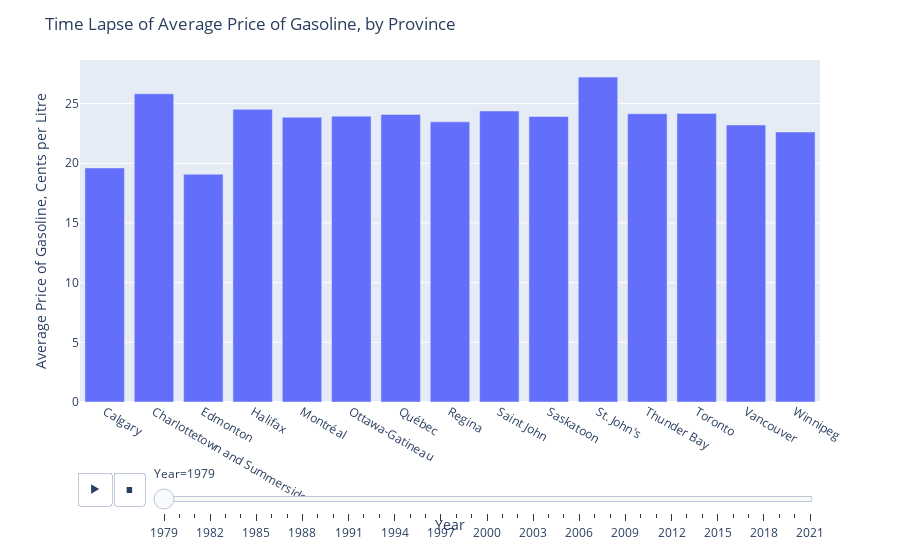

The notebook cell saved with this chart:
### Code cell
fig = px.bar(bycity,  
            x='City', y = "Value", animation_frame="Year")
fig.update_layout(
    title="Time Lapse of Average Price of Gasoline, by Province",
    xaxis_title="Year",
    yaxis_title="Average Price of Gasoline, Cents per Litre")

fig.show()

### Figure 1 — Plotly figure (JSON) as saved in the notebook; plotly's stock layout.template omitted (floating-point values rounded to 4 significant figures)
{"data": [{"alignmentgroup": "True", "hovertemplate": "Year=1979<br>City=%{x}<br>Value=%{y}<extra></extra>", "legendgroup": "", "marker": {"color": "#636efa", "pattern": {"shape": ""}}, "name": "", "offsetgroup": "", "orientation": "v", "showlegend": false, "textposition": "auto", "type": "bar", "x": ["Calgary", "Charlottetown and Summerside", "Edmonton", "Halifax", "Montréal", "Ottawa-Gatineau", "Québec", "Regina", "Saint John", "Saskatoon", "St. John's", "Thunder Bay", "Toronto", "Vancouver", "Winnipeg"], "xaxis": "x", "y": [19.61, 25.82, 19.08, 24.52, 23.86, 23.95, 24.09, 23.47, 24.38, 23.92, 27.22, 24.15, 24.18, 23.21, 22.62], "yaxis": "y"}], "layout": {"autosize": true, "barmode": "relative", "legend": {"tracegroupgap": 0}, "margin": {"t": 60}, "sliders": [{"active": 0, "currentvalue": {"prefix": "Year="}, "len": 0.9, "pad": {"b": 10, "t": 60}, "steps": [{"args": [["1979"], {"frame": {"duration": 0, "redraw": true}, "fromcurrent": true, "mode": "immediate", "transition": {"duration": 0, "easing": "linear"}}], "label": "1979", "method": "animate"}, {"args": [["1980"], {"frame": {"duration": 0, "redraw": true}, "fromcurrent": true, "mode": "immediate", "transition": {"duration": 0, "easing": "linear"}}], "label": "1980", "method": "animate"}, {"args": [["1981"], {"frame": {"duration": 0, "redraw": true}, "fromcurrent": true, "mode": "immediate", "transition": {"duration": 0, "easing": "linear"}}], "label": "1981", "method": "animate"}, {"args": [["1982"], {"frame": {"duration": 0, "redraw": true}, "fromcurrent": true, "mode": "immediate", "transition": {"duration": 0, "easing": "linear"}}], "label": "1982", "method": "animate"}, {"args": [["1983"], {"frame": {"duration": 0, "redraw": true}, "fromcurrent": true, "mode": "immediate", "transition": {"duration": 0, "easing": "linear"}}], "label": "1983", "method": "animate"}, {"args": [["1984"], {"frame": {"duration": 0, "redraw": true}, "fromcurrent": true, "mode": "immediate", "transition": {"duration": 0, "easing": "linear"}}], "label": "1984", "method": "animate"}, {"args": [["1985"], {"frame": {"duration": 0, "redraw": true}, "fromcurrent": true, "mode": "immediate", "transition": {"duration": 0, "easing": "linear"}}], "label": "1985", "method": "animate"}, {"args": [["1986"], {"frame": {"duration": 0, "redraw": true}, "fromcurrent": true, "mode": "immediate", "transition": {"duration": 0, "easing": "linear"}}], "label": "1986", "method": "animate"}, {"args": [["1987"], {"frame": {"duration": 0, "redraw": true}, "fromcurrent": true, "mode": "immediate", "transition": {"duration": 0, "easing": "linear"}}], "label": "1987", "method": "animate"}, {"args": [["1988"], {"frame": {"duration": 0, "redraw": true}, "fromcurrent": true, "mode": "immediate", "transition": {"duration": 0, "easing": "linear"}}], "label": "1988", "method": "animate"}, {"args": [["1989"], {"frame": {"duration": 0, "redraw": true}, "fromcurrent": true, "mode": "immediate", "transition": {"duration": 0, "easing": "linear"}}], "label": "1989", "method": "animate"}, {"args": [["1990"], {"frame": {"duration": 0, "redraw": true}, "fromcurrent": true, "mode": "immediate", "transition": {"duration": 0, "easing": "linear"}}], "label": "1990", "method": "animate"}, {"args": [["1991"], {"frame": {"duration": 0, "redraw": true}, "fromcurrent": true, "mode": "immediate", "transition": {"duration": 0, "easing": "linear"}}], "label": "1991", "method": "animate"}, {"args": [["1992"], {"frame": {"duration": 0, "redraw": true}, "fromcurrent": true, "mode": "immediate", "transition": {"duration": 0, "easing": "linear"}}], "label": "1992", "method": "animate"}, {"args": [["1993"], {"frame": {"duration": 0, "redraw": true}, "fromcurrent": true, "mode": "immediate", "transition": {"duration": 0, "easing": "linear"}}], "label": "1993", "method": "animate"}, {"args": [["1994"], {"frame": {"duration": 0, "redraw": true}, "fromcurrent": true, "mode": "immediate", "transition": {"duration": 0, "easing": "linear"}}], "label": "1994", "method": "animate"}, {"args": [["1995"], {"frame": {"duration": 0, "redraw": true}, "fromcurrent": true, "mode": "immediate", "transition": {"duration": 0, "easing": "linear"}}], "label": "1995", "method": "animate"}, {"args": [["1996"], {"frame": {"duration": 0, "redraw": true}, "fromcurrent": true, "mode": "immediate", "transition": {"duration": 0, "easing": "linear"}}], "label": "1996", "method": "animate"}, {"args": [["1997"], {"frame": {"duration": 0, "redraw": true}, "fromcurrent": true, "mode": "immediate", "transition": {"duration": 0, "easing": "linear"}}], "label": "1997", "method": "animate"}, {"args": [["1998"], {"frame": {"duration": 0, "redraw": true}, "fromcurrent": true, "mode": "immediate", "transition": {"duration": 0, "easing": "linear"}}], "label": "1998", "method": "animate"}, {"args": [["1999"], {"frame": {"duration": 0, "redraw": true}, "fromcurrent": true, "mode": "immediate", "transition": {"duration": 0, "easing": "linear"}}], "label": "1999", "method": "animate"}, {"args": [["2000"], {"frame": {"duration": 0, "redraw": true}, "fromcurrent": true, "mode": "immediate", "transition": {"duration": 0, "easing": "linear"}}], "label": "2000", "method": "animate"}, {"args": [["2001"], {"frame": {"duration": 0, "redraw": true}, "fromcurrent": true, "mode": "immediate", "transition": {"duration": 0, "easing": "linear"}}], "label": "2001", "method": "animate"}, {"args": [["2002"], {"frame": {"duration": 0, "redraw": true}, "fromcurrent": true, "mode": "immediate", "transition": {"duration": 0, "easing": "linear"}}], "label": "2002", "method": "animate"}, {"args": [["2003"], {"frame": {"duration": 0, "redraw": true}, "fromcurrent": true, "mode": "immediate", "transition": {"duration": 0, "easing": "linear"}}], "label": "2003", "method": "animate"}, {"args": [["2004"], {"frame": {"duration": 0, "redraw": true}, "fromcurrent": true, "mode": "immediate", "transition": {"duration": 0, "easing": "linear"}}], "label": "2004", "method": "animate"}, {"args": [["2005"], {"frame": {"duration": 0, "redraw": true}, "fromcurrent": true, "mode": "immediate", "transition": {"duration": 0, "easing": "linear"}}], "label": "2005", "method": "animate"}, {"args": [["2006"], {"frame": {"duration": 0, "redraw": true}, "fromcurrent": true, "mode": "immediate", "transition": {"duration": 0, "easing": "linear"}}], "label": "2006", "method": "animate"}, {"args": [["2007"], {"frame": {"duration": 0, "redraw": true}, "fromcurrent": true, "mode": "immediate", "transition": {"duration": 0, "easing": "linear"}}], "label": "2007", "method": "animate"}, {"args": [["2008"], {"frame": {"duration": 0, "redraw": true}, "fromcurrent": true, "mode": "immediate", "transition": {"duration": 0, "easing": "linear"}}], "label": "2008", "method": "animate"}, {"args": [["2009"], {"frame": {"duration": 0, "redraw": true}, "fromcurrent": true, "mode": "immediate", "transition": {"duration": 0, "easing": "linear"}}], "label": "2009", "method": "animate"}, {"args": [["2010"], {"frame": {"duration": 0, "redraw": true}, "fromcurrent": true, "mode": "immediate", "transition": {"duration": 0, "easing": "linear"}}], "label": "2010", "method": "animate"}, {"args": [["2011"], {"frame": {"duration": 0, "redraw": true}, "fromcurrent": true, "mode": "immediate", "transition": {"duration": 0, "easing": "linear"}}], "label": "2011", "method": "animate"}, {"args": [["2012"], {"frame": {"duration": 0, "redraw": true}, "fromcurrent": true, "mode": "immediate", "transition": {"duration": 0, "easing": "linear"}}], "label": "2012", "method": "animate"}, {"args": [["2013"], {"frame": {"duration": 0, "redraw": true}, "fromcurrent": true, "mode": "immediate", "transition": {"duration": 0, "easing": "linear"}}], "label": "2013", "method": "animate"}, {"args": [["2014"], {"frame": {"duration": 0, "redraw": true}, "fromcurrent": true, "mode": "immediate", "transition": {"duration": 0, "easing": "linear"}}], "label": "2014", "method": "animate"}, {"args": [["2015"], {"frame": {"duration": 0, "redraw": true}, "fromcurrent": true, "mode": "immediate", "transition": {"duration": 0, "easing": "linear"}}], "label": "2015", "method": "animate"}, {"args": [["2016"], {"frame": {"duration": 0, "redraw": true}, "fromcurrent": true, "mode": "immediate", "transition": {"duration": 0, "easing": "linear"}}], "label": "2016", "method": "animate"}, {"args": [["2017"], {"frame": {"duration": 0, "redraw": true}, "fromcurrent": true, "mode": "immediate", "transition": {"duration": 0, "easing": "linear"}}], "label": "2017", "method": "animate"}, {"args": [["2018"], {"frame": {"duration": 0, "redraw": true}, "fromcurrent": true, "mode": "immediate", "transition": {"duration": 0, "easing": "linear"}}], "label": "2018", "method": "animate"}, {"args": [["2019"], {"frame": {"duration": 0, "redraw": true}, "fromcurrent": true, "mode": "immediate", "transition": {"duration": 0, "easing": "linear"}}], "label": "2019", "method": "animate"}, {"args": [["2020"], {"frame": {"duration": 0, "redraw": true}, "fromcurrent": true, "mode": "immediate", "transition": {"duration": 0, "easing": "linear"}}], "label": "2020", "method": "animate"}, {"args": [["2021"], {"frame": {"duration": 0, "redraw": true}, "fromcurrent": true, "mode": "immediate", "transition": {"duration": 0, "easing": "linear"}}], "label": "2021", "method": "animate"}], "x": 0.1, "xanchor": "left", "y": 0, "yanchor": "top"}], "title": {"text": "Time Lapse of Average Price of Gasoline, by Province"}, "updatemenus": [{"buttons": [{"args": [null, {"frame": {"duration": 500, "redraw": true}, "fromcurrent": true, "mode": "immediate", "transition": {"duration": 500, "easing": "linear"}}], "label": "&#9654;", "method": "animate"}, {"args": [[null], {"frame": {"duration": 0, "redraw": true}, "fromcurrent": true, "mode": "immediate", "transition": {"duration": 0, "easing": "linear"}}], "label": "&#9724;", "method": "animate"}], "direction": "left", "pad": {"r": 10, "t": 70}, "showactive": false, "type": "buttons", "x": 0.1, "xanchor": "right", "y": 0, "yanchor": "top"}], "xaxis": {"anchor": "y", "autorange": true, "domain": [0, 1], "range": [-0.5, 15.5], "title": {"text": "Year"}, "type": "category"}, "yaxis": {"anchor": "x", "autorange": true, "domain": [0, 1], "range": [0, 61.13], "title": {"text": "Average Price of Gasoline, Cents per Litre"}, "type": "linear"}}}
